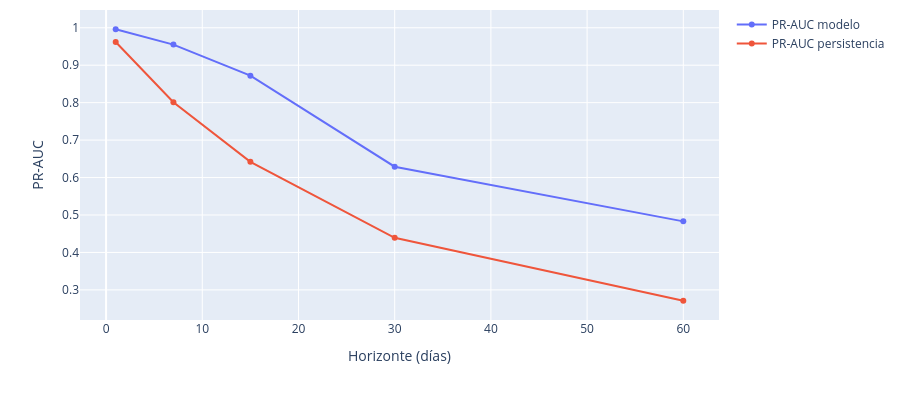

Source (notebook cell):
### Markdown cell above
Con el umbral de 0,5, el modelo identifica 1.413 de los 1.508 días de transporte
dominante del periodo de prueba, una exhaustividad de 0,937, a costa de 621 falsas alarmas
que reducen la precisión a 0,695. El balance responde a la ponderación equilibrada de clases,
que penaliza con mayor peso los días positivos no detectados. Para la operación de embalses o
la programación de dragados, una falsa alarma implica preparar una intervención que no se
requiere, mientras que un día no detectado implica no anticipar un periodo de transporte
dominante, de manera que el umbral podría ajustarse según el costo relativo de ambos errores
en cada aplicación.

### Code cell
d = verificacion.melt(id_vars="Horizonte (días)",
                      value_vars=["PR-AUC modelo", "PR-AUC persistencia"],
                      var_name="serie", value_name="PR-AUC")
fig = px.line(d, x="Horizonte (días)", y="PR-AUC", color="serie", markers=True,
              labels={"serie": ""})
fig.update_layout(height=400, margin=dict(t=10))
fig

### Figure 1 — Plotly figure (JSON) as saved in the notebook; plotly's stock layout.template omitted (floating-point values rounded to 4 significant figures)
{"data": [{"hovertemplate": "=PR-AUC modelo<br>Horizonte (días)=%{x}<br>PR-AUC=%{y}<extra></extra>", "legendgroup": "PR-AUC modelo", "line": {"color": "#636efa", "dash": "solid"}, "marker": {"symbol": "circle"}, "mode": "lines+markers", "name": "PR-AUC modelo", "orientation": "v", "showlegend": true, "type": "scatter", "x": [1, 7, 15, 30, 60], "xaxis": "x", "y": [0.996, 0.955, 0.872, 0.629, 0.483], "yaxis": "y"}, {"hovertemplate": "=PR-AUC persistencia<br>Horizonte (días)=%{x}<br>PR-AUC=%{y}<extra></extra>", "legendgroup": "PR-AUC persistencia", "line": {"color": "#EF553B", "dash": "solid"}, "marker": {"symbol": "circle"}, "mode": "lines+markers", "name": "PR-AUC persistencia", "orientation": "v", "showlegend": true, "type": "scatter", "x": [1, 7, 15, 30, 60], "xaxis": "x", "y": [0.962, 0.801, 0.642, 0.439, 0.271], "yaxis": "y"}], "layout": {"height": 400, "legend": {"title": {"text": ""}, "tracegroupgap": 0}, "margin": {"t": 10}, "xaxis": {"anchor": "y", "domain": [0.0, 1.0], "title": {"text": "Horizonte (días)"}}, "yaxis": {"anchor": "x", "domain": [0.0, 1.0], "title": {"text": "PR-AUC"}}}}
